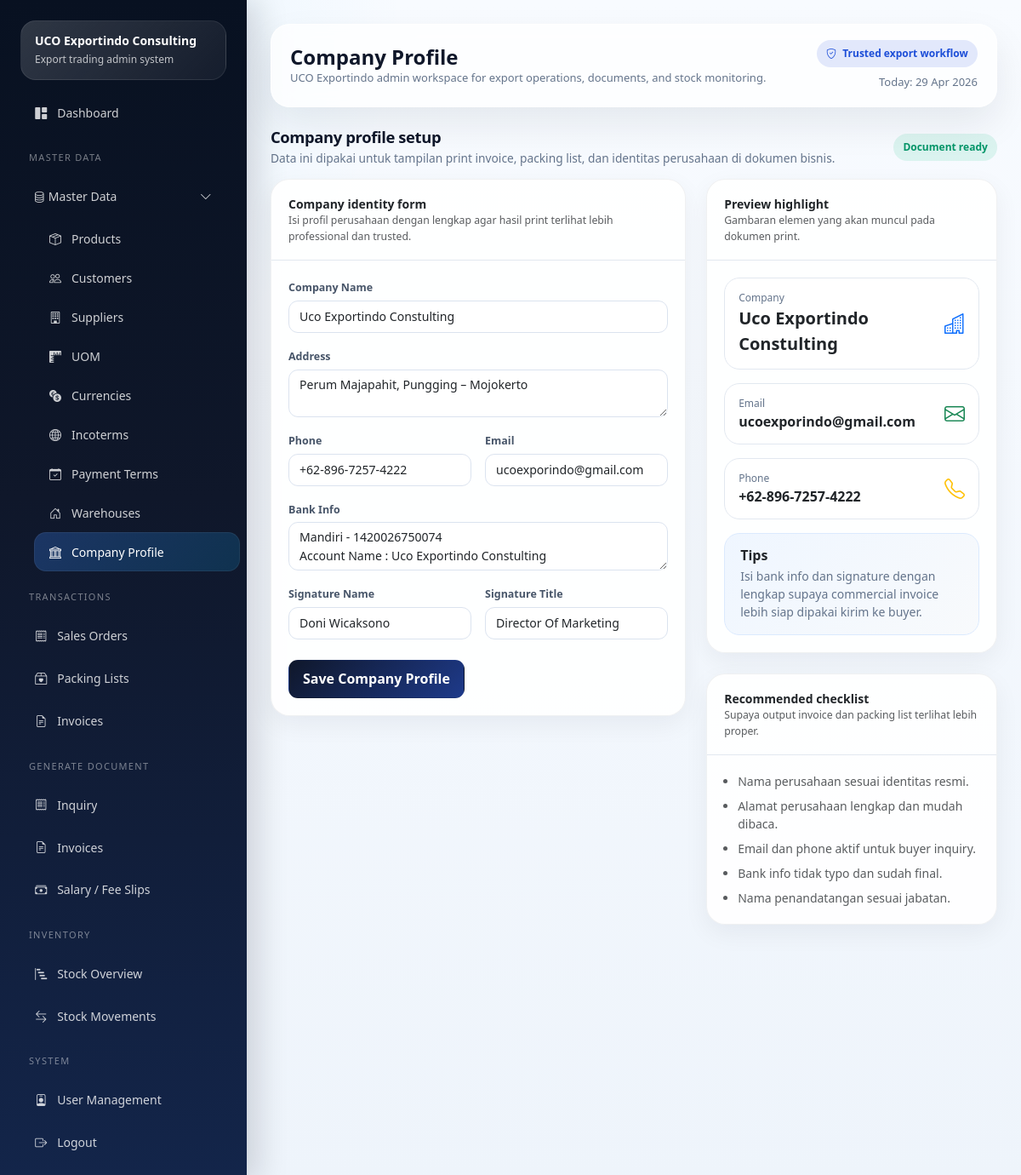
The app's page /index.php/settings/company (signed in) with its own data.
### tables this page shows
CREATE TABLE IF NOT EXISTS `company_profile` (
  `id` int NOT NULL AUTO_INCREMENT,
  `company_name` varchar(150) DEFAULT NULL,
  `address` text,
  `phone` varchar(50) DEFAULT NULL,
  `email` varchar(100) DEFAULT NULL,
  `bank_info` text,
  `signature_name` varchar(100) DEFAULT NULL,
  `signature_title` varchar(100) DEFAULT NULL,
  PRIMARY KEY (`id`)
);

### application/core/MY_Controller.php (called while the page is built, shortened)
<?php
class MY_Controller extends CI_Controller
{
    protected $user;
    public function __construct()
    {
        $this->user = $this->session->userdata('user');
    }
    protected function render($view, $data = [], $layout = 'admin')
    {
        $data['current_user'] = $this->user;
        $this->load->view('templates/admin_header', $data);
        $this->load->view($view, $data);
        $this->load->view('templates/admin_footer', $data);
    }
}

### application/controllers/Settings.php (called while the page is built, shortened)
<?php
class Settings extends MY_Controller
{
    public function company()
    {
        $data['page_title'] = 'Company Profile';
        $data['row'] = $this->company->latest();
        $this->render('admin/settings/company', $data);
    }
}

### index.php (called while the page is built, shortened)
<?php
require BASEPATH . 'core/CodeIgniter.php';

### application/models/Company_model.php (called while the page is built, shortened)
<?php
class Company_model extends CI_Model
{
    public function latest()
    {
        return $this->db->order_by('id', 'DESC')->get('company_profile', 1)->row_array();
    }
}

### application/helpers/uco_helper.php (called while the page is built, shortened)
<?php
function e($str)
{
    return htmlspecialchars((string)$str, ENT_QUOTES, 'UTF-8');
}

### application/views/admin/settings/company.php (the view)
<?php $row = $row ?? []; ?>
<div class="section-block">
    <div class="section-head">
        <div>
            <h3>Company profile setup</h3>
            <p>Data ini dipakai untuk tampilan print invoice, packing list, dan identitas perusahaan di dokumen bisnis.</p>
        </div>
        <span class="badge-soft badge-soft-success">Document ready</span>
    </div>
    <div class="row g-4 align-items-start">
        <div class="col-lg-7">
            <div class="card shadow-sm h-100">
                <div class="card-header">
                    <strong>Company identity form</strong>
                    <div class="text-muted small">Isi profil perusahaan dengan lengkap agar hasil print terlihat lebih professional dan trusted.</div>
                </div>
                <div class="card-body">
                    <form method="post" class="d-grid gap-3">
                        <div>
                            <label class="form-label">Company Name</label>
                            <input type="text" name="company_name" class="form-control" value="<?= e($row['company_name'] ?? ''); ?>">
                        </div>
                        <div>
                            <label class="form-label">Address</label>
                            <textarea name="address" class="form-control"><?= e($row['address'] ?? ''); ?></textarea>
                        </div>
                        <div class="row g-3">
                            <div class="col-md-6"><label class="form-label">Phone</label><input type="text" name="phone" class="form-control" value="<?= e($row['phone'] ?? ''); ?>"></div>
                            <div class="col-md-6"><label class="form-label">Email</label><input type="text" name="email" class="form-control" value="<?= e($row['email'] ?? ''); ?>"></div>
                        </div>
                        <div>
                            <label class="form-label">Bank Info</label>
                            <textarea name="bank_info" class="form-control" placeholder="Account name, account number, bank, swift, address, dll."><?= e($row['bank_info'] ?? ''); ?></textarea>
                        </div>
                        <div class="row g-3">
                            <div class="col-md-6"><label class="form-label">Signature Name</label><input type="text" name="signature_name" class="form-control" value="<?= e($row['signature_name'] ?? ''); ?>"></div>
                            <div class="col-md-6"><label class="form-label">Signature Title</label><input type="text" name="signature_title" class="form-control" value="<?= e($row['signature_title'] ?? ''); ?>"></div>
                        </div>
                        <div class="d-flex flex-wrap gap-2 pt-2">
                            <button class="btn btn-dark">Save Company Profile</button>
                        </div>
                    </form>
                </div>
            </div>
        </div>
        <div class="col-lg-5">
            <div class="card shadow-sm mb-4">
                <div class="card-header">
                    <strong>Preview highlight</strong>
                    <div class="text-muted small">Gambaran elemen yang akan muncul pada dokumen print.</div>
                </div>
                <div class="card-body d-grid gap-3">
                    <div class="metric-mini"><div><div class="label">Company</div><div class="big"><?= e($row['company_name'] ?? 'UCO Exportindo Consulting'); ?></div></div><i class="bi bi-buildings fs-4 text-primary"></i></div>
                    <div class="metric-mini"><div><div class="label">Email</div><div class="big" style="font-size:1rem;"><?= e($row['email'] ?? 'company@email.com'); ?></div></div><i class="bi bi-envelope fs-4 text-success"></i></div>
                    <div class="metric-mini"><div><div class="label">Phone</div><div class="big" style="font-size:1rem;"><?= e($row['phone'] ?? '-'); ?></div></div><i class="bi bi-telephone fs-4 text-warning"></i></div>
                    <div class="quick-note">
                        <h6>Tips</h6>
                        <p>Isi bank info dan signature dengan lengkap supaya commercial invoice lebih siap dipakai kirim ke buyer.</p>
                    </div>
                </div>
            </div>
            <div class="card shadow-sm">
                <div class="card-header">
                    <strong>Recommended checklist</strong>
                    <div class="text-muted small">Supaya output invoice dan packing list terlihat lebih proper.</div>
                </div>
                <div class="card-body">
                    <ul class="mb-0 ps-3 d-grid gap-2 text-muted">
                        <li>Nama perusahaan sesuai identitas resmi.</li>
                        <li>Alamat perusahaan lengkap dan mudah dibaca.</li>
                        <li>Email dan phone aktif untuk buyer inquiry.</li>
                        <li>Bank info tidak typo dan sudah final.</li>
                        <li>Nama penandatangan sesuai jabatan.</li>
                    </ul>
                </div>
            </div>
        </div>
    </div>
</div>

### assets/css2/app.css (style rules this page uses)
:root { --uco-navy: #0f172a; --uco-navy-2: #111c44; --uco-blue: #1d4ed8; --uco-cyan: #0ea5e9; --uco-green: #10b981; --uco-warning: #f59e0b; --uco-danger: #ef4444; --uco-light: #f8fafc; --uco-line: #e2e8f0; --uco-text: #0f172a; --uco-muted: #64748b; --uco-card: #ffffff; --uco-shadow: 0 20px 45px rgba(15, 23, 42, .08); }
html, body { height: 100%; }
body { font-size: 14px; color: var(--uco-text); background: radial-gradient(circle at top left, rgba(14, 165, 233, .08), transparent 26%), linear-gradient(180deg, #f8fbff 0%, #eef4fb 100%); }
.glass-card, .card, .login-card, .public-soft-card { border: 1px solid rgba(15, 23, 42, .06) !important; border-radius: 22px !important; box-shadow: var(--uco-shadow) !important; }
.card, .glass-card { background: rgba(255,255,255,.9); overflow: hidden; }
.card .card-header { background: transparent !important; border-bottom: 1px solid var(--uco-line); padding: 18px 20px; }
.card .card-body { padding: 20px; }
.badge-soft { padding: .45rem .7rem; border-radius: 999px; font-weight: 600; font-size: 12px; }
.badge-soft-success { background: rgba(16,185,129,.12); color: #059669; }
.metric-mini { display: flex; justify-content: space-between; align-items: center; gap: 14px; padding: 14px 16px; border: 1px solid var(--uco-line); border-radius: 18px; background: #fff; }
.metric-mini .big { font-size: 20px; font-weight: 700; }
.metric-mini .label { color: var(--uco-muted); font-size: 12px; }
.section-block { margin-bottom: 24px; }
.section-head { display: flex; justify-content: space-between; gap: 14px; align-items: end; margin-bottom: 14px; }
.section-head h3 { font-size: 1.05rem; margin: 0; font-weight: 700; }
.section-head p { margin: 4px 0 0; color: var(--uco-muted); font-size: 13px; }
.form-control, .form-select { min-height: 44px; border-radius: 14px; border-color: #dbe4f0; box-shadow: none !important; }
textarea.form-control { min-height: 110px; }
.form-label { font-weight: 600; color: #334155; margin-bottom: .45rem; }
.btn { border-radius: 14px; padding: .62rem 1rem; font-weight: 600; }
.btn-dark { background: linear-gradient(135deg, #0f172a, #1e3a8a); border-color: transparent; }
.quick-note { padding: 16px 18px; border-radius: 18px; background: linear-gradient(135deg, #eff6ff, #f8fafc); border: 1px solid #dbeafe; }
.quick-note h6 { margin: 0 0 4px; font-weight: 700; }
.quick-note p { margin: 0; color: var(--uco-muted); }

### application/views/templates/admin_header.php (style rules this page uses)
html { overflow-y: scroll; }
body { overflow-x: hidden; }
.section-block { margin-bottom: 1.35rem; }
.section-head { display: flex; align-items: center; justify-content: space-between; gap: 1rem; margin-bottom: .85rem; }
.section-head h3 { margin-bottom: .15rem; font-size: 1.15rem; font-weight: 800; letter-spacing: -.02em; }
.section-head p { margin-bottom: 0; font-size: .86rem; color: #64748b; }
.card { border: 1px solid rgba(15, 23, 42, .08); border-radius: 18px; }
.card.shadow-sm { box-shadow: 0 10px 30px rgba(15, 23, 42, .055) !important; }
.card-body { padding: 1.1rem; }
.form-label { margin-bottom: .32rem; font-size: .78rem; font-weight: 700; color: #475569; }
.form-control, .form-select { min-height: 38px; border-radius: 11px; border-color: #dbe3ef; font-size: .88rem; }
textarea.form-control { min-height: auto; }
.btn { border-radius: 11px; font-weight: 700; display: inline-flex; align-items: center; justify-content: center; gap: .35rem; }

### records on screen
company_profile: company_name "Uco Exportindo Constulting", address "Perum Majapahit, Pungging – Mojokerto", phone "+62-896-7257-4222", email "ucoexporindo@gmail.com", bank_info "Mandiri - 1420026750074 Account Name : Uco Exportindo Constulting", signature_name "Doni Wicaksono", signature_title "Director Of Marketing"

### other values on screen
$page_title "Company Profile"
